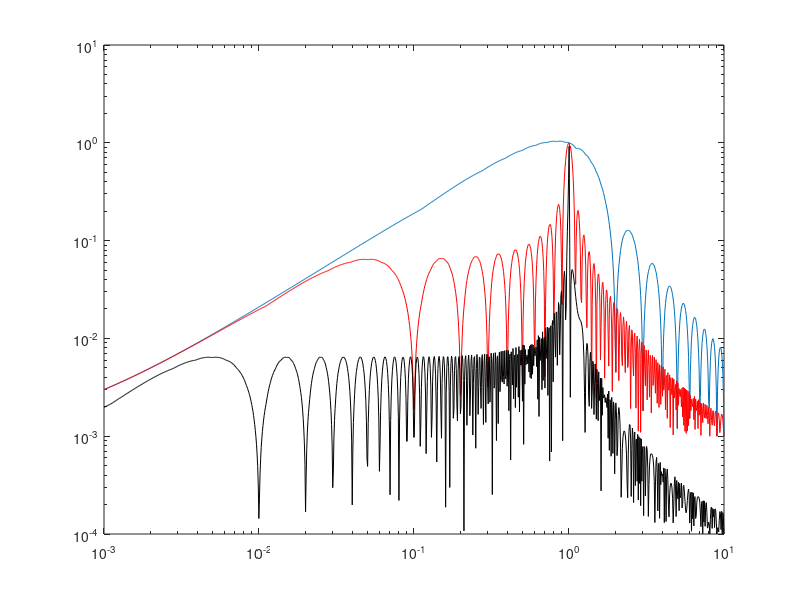

Reproduce this figure in MATLAB.
npoints=10000;
nfreqs=1050;

inputlist=0:npoints;
inputlist=inputlist';
freqs=logspace(-3,1,nfreqs);




cycles=1;
times=cycles*inputlist*2*pi/npoints;
nphase=8;
integral1=zeros(nfreqs,nphase);
y=zeros(npoints+1,nphase);
nfreq=1;
for freq=freqs
  x=sin(times);
  for np=0:nphase-1
    ph=np*pi/(nphase+1);
    ti=(times*freq+ph);
    y(:,np+1)=sin(ti);
  end
  xsquared=x'*x;
  xy=x'*y;
  integral1(nfreq,:)=xy/xsquared;
  nfreq=nfreq+1;
end
integral1=abs(integral1)+0.001;
int1=max(integral1')';
loglog(freqs,int1);
hold on

cycles=10;
times=cycles*inputlist*2*pi/npoints;
nphase=8;
integral10=zeros(nfreqs,nphase);
y=zeros(npoints+1,nphase);
nfreq=1;
for freq=freqs
  x=sin(times);
  for np=0:nphase-1
    ph=np*pi/(nphase+1);
    ti=(times*freq+ph);
    y(:,np+1)=sin(ti);
  end
  xsquared=x'*x;
  xy=x'*y;
  integral10(nfreq,:)=xy/xsquared;
  nfreq=nfreq+1;
end
integral10=abs(integral10)+0.001;
int10=max(integral10')';
loglog(freqs,int10,'r');

cycles=100;
times=cycles*inputlist*2*pi/npoints;
nphase=8;
integral100=zeros(nfreqs,nphase);
y=zeros(npoints+1,nphase);
nfreq=1;
for freq=freqs
  x=sin(times);
  for np=0:nphase-1
    ph=np*pi/(nphase+1);
    ti=(times*freq+ph);
    y(:,np+1)=sin(ti);
  end
  xsquared=x'*x;
  xy=x'*y;
  integral100(nfreq,:)=xy/xsquared;
  nfreq=nfreq+1;
end
integral100=abs(integral100)+0.0001;
int100=max(integral100')';
loglog(freqs,int100,'k');
print -dmeta


  
